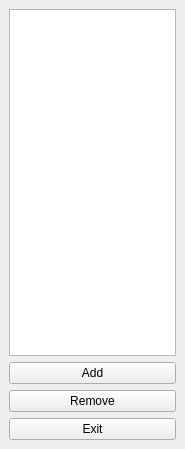
<?xml version="1.0" encoding="UTF-8"?>
<ui version="4.0">
 <class>MainWindow</class>
 <widget class="QMainWindow" name="MainWindow">
  <property name="geometry">
   <rect>
    <x>0</x>
    <y>0</y>
    <width>185</width>
    <height>449</height>
   </rect>
  </property>
  <property name="windowTitle">
   <string>Main Window</string>
  </property>
  <widget class="QWidget" name="centralwidget">
   <layout class="QVBoxLayout" name="verticalLayout">
    <item>
     <widget class="QListWidget" name="cameraListWidget"/>
    </item>
    <item>
     <widget class="QPushButton" name="addButton">
      <property name="text">
       <string>Add</string>
      </property>
     </widget>
    </item>
    <item>
     <widget class="QPushButton" name="removeButton">
      <property name="text">
       <string>Remove</string>
      </property>
     </widget>
    </item>
    <item>
     <widget class="QPushButton" name="exitButton">
      <property name="text">
       <string>Exit</string>
      </property>
     </widget>
    </item>
   </layout>
  </widget>
 </widget>
 <resources/>
 <connections/>
</ui>
